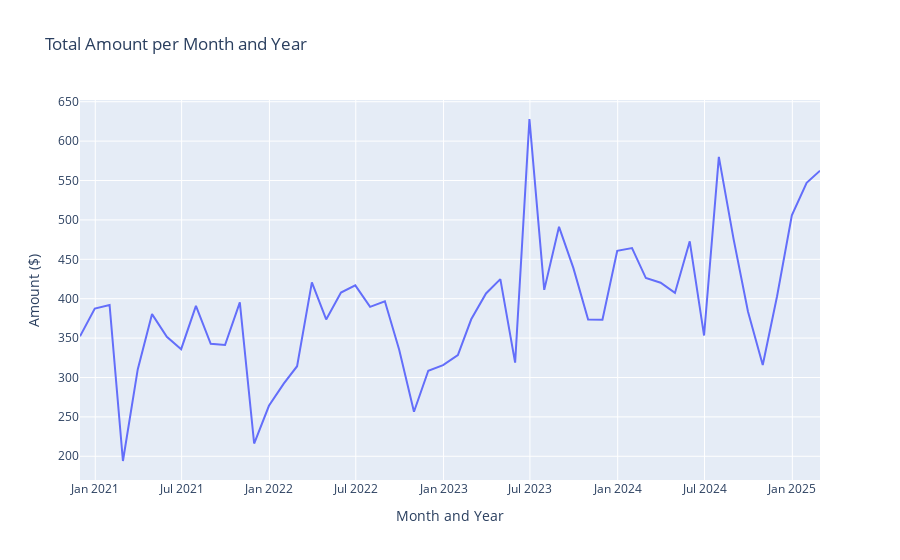

Notebook code for this chart:
### Code cell
# line plot
fig = px.line(
    monthly_amount,
    x="Date",
    y="Amount",
    title="Total Amount per Month and Year",
    labels={"Date": "Month and Year", "Amount": "Amount ($)"},
)

# format y-axis to show currency
fig.update_traces(hovertemplate="Month and Year: %{x}<br>Amount: $%{y:.2f}")

fig.show()

### Figure 1 — Plotly figure (JSON) as saved in the notebook; plotly's stock layout.template omitted (floating-point values rounded to 4 significant figures)
{"data": [{"hovertemplate": "Month and Year: %{x}<br>Amount: $%{y:.2f}", "legendgroup": "", "line": {"color": "#636efa", "dash": "solid"}, "marker": {"symbol": "circle"}, "mode": "lines", "name": "", "orientation": "v", "showlegend": false, "type": "scatter", "x": ["2020-11-30T00:00:00", "2020-12-31T00:00:00", "2021-01-31T00:00:00", "2021-02-28T00:00:00", "2021-03-31T00:00:00", "2021-04-30T00:00:00", "2021-05-31T00:00:00", "2021-06-30T00:00:00", "2021-07-31T00:00:00", "2021-08-31T00:00:00", "2021-09-30T00:00:00", "2021-10-31T00:00:00", "2021-11-30T00:00:00", "2021-12-31T00:00:00", "2022-01-31T00:00:00", "2022-02-28T00:00:00", "2022-03-31T00:00:00", "2022-04-30T00:00:00", "2022-05-31T00:00:00", "2022-06-30T00:00:00", "2022-07-31T00:00:00", "2022-08-31T00:00:00", "2022-09-30T00:00:00", "2022-10-31T00:00:00", "2022-11-30T00:00:00", "2022-12-31T00:00:00", "2023-01-31T00:00:00", "2023-02-28T00:00:00", "2023-03-31T00:00:00", "2023-04-30T00:00:00", "2023-05-31T00:00:00", "2023-06-30T00:00:00", "2023-07-31T00:00:00", "2023-08-31T00:00:00", "2023-09-30T00:00:00", "2023-10-31T00:00:00", "2023-11-30T00:00:00", "2023-12-31T00:00:00", "2024-01-31T00:00:00", "2024-02-29T00:00:00", "2024-03-31T00:00:00", "2024-04-30T00:00:00", "2024-05-31T00:00:00", "2024-06-30T00:00:00", "2024-07-31T00:00:00", "2024-08-31T00:00:00", "2024-09-30T00:00:00", "2024-10-31T00:00:00", "2024-11-30T00:00:00", "2024-12-31T00:00:00", "2025-01-31T00:00:00", "2025-02-28T00:00:00"], "xaxis": "x", "y": [352.3, 387.5, 392, 194, 310.2, 380.5, 351.7, 335.9, 390.9, 342.8, 341.2, 395.4, 216.2, 264.0, 292.2, 314.3, 420.7, 373.7, 407.7, 417.0, 389.7, 396.8, 335.2, 256.5, 308.5, 315.6, 328.5, 373.9, 406.6, 424.8, 318.9, 628.1, 411.2, 491.2, 439.1, 373.5, 373.3, 460.8, 464.3, 426.2, 420.2, 407.3, 472.9, 353.2, 579.9, 475.4, 383.7, 315.9, 403.1, 505.8, 547.2, 562.4], "yaxis": "y"}], "layout": {"legend": {"tracegroupgap": 0}, "title": {"text": "Total Amount per Month and Year"}, "xaxis": {"anchor": "y", "domain": [0, 1], "title": {"text": "Month and Year"}}, "yaxis": {"anchor": "x", "domain": [0, 1], "title": {"text": "Amount ($)"}}}}
